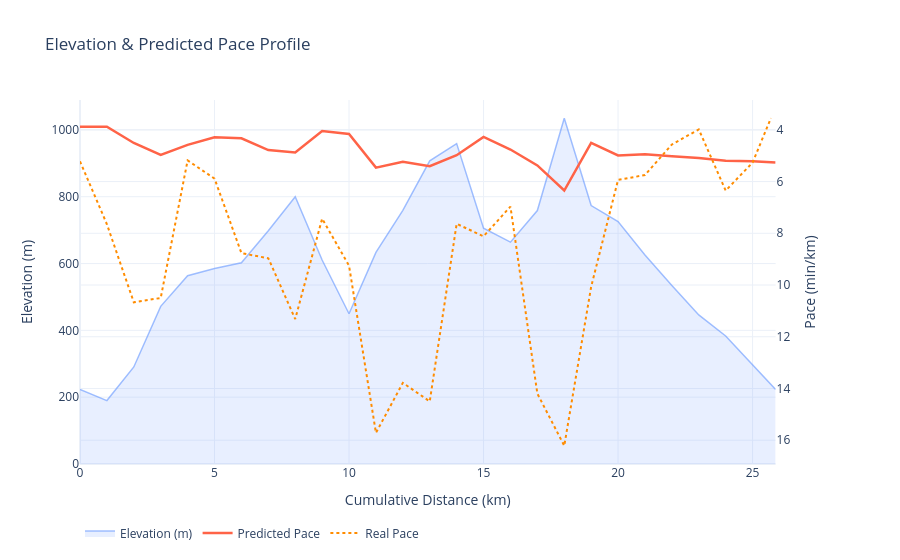

The notebook cell saved with this chart:
### Code cell
import plotly.graph_objects as go
import plotly.express as px
from plotly.subplots import make_subplots

fig = make_subplots(specs=[[{"secondary_y": True}]])

fig.add_trace(
    go.Scatter(
        x=splits["distance_km"], y=splits["elevation_m"],
        fill="tozeroy", fillcolor="rgba(100,150,255,0.15)",
        line=dict(color="rgba(100,150,255,0.6)", width=1.5),
        name="Elevation (m)",
        hovertemplate="%{y:.0f} m<extra></extra>",
    ),
    secondary_y=False,
)

splits["pace_fmt"]    = splits["predicted_pace"].apply(conv.min_to_chrono)

fig.add_trace(
    go.Scatter(
        x=splits["distance_km"], y=splits["predicted_pace"],
        line=dict(color="tomato", width=2.5),
        name="Predicted Pace",
        customdata=splits["pace_fmt"],
        hovertemplate="%{customdata} min/km<extra></extra>",
    ),
    secondary_y=True,
)
fig.add_trace(
    go.Scatter(
        x=df_temps_pierre["cum_dist"]-1, y=df_temps_pierre["pace"],
        line=dict(color="darkorange", width=2, dash="dot"),
        name="Real Pace",
        # customdata=df_temps_pierre["fatigue_fmt"],
        # hovertemplate="%{customdata} min/km<extra></extra>",
    ),
    secondary_y=True,
)

fig.update_layout(
    title="Elevation & Predicted Pace Profile",
    xaxis_title="Cumulative Distance (km)",
    hovermode="x unified",
    template="plotly_white",
    legend=dict(orientation="h", y=-0.15),
)
fig.update_yaxes(title_text="Elevation (m)",    secondary_y=False)
fig.update_yaxes(title_text="Pace (min/km)",    secondary_y=True,  autorange="reversed")

fig.show()
# fig.write_html("data/chart_elevation_pace.html", include_plotlyjs="cdn", full_html=False)
# print("✅ Embeddable div saved → data/chart_elevation_pace.html")

### Figure 1 — Plotly figure (JSON) as saved in the notebook; plotly's stock layout.template omitted (floating-point values rounded to 4 significant figures)
{"data": [{"fill": "tozeroy", "fillcolor": "rgba(100,150,255,0.15)", "hovertemplate": "%{y:.0f} m<extra></extra>", "line": {"color": "rgba(100,150,255,0.6)", "width": 1.5}, "name": "Elevation (m)", "type": "scatter", "x": [0.0, 1.0, 2.0, 3.0, 4.0, 5.0, 6.0, 7.0, 8.0, 9.0, 10.0, 11.0, 12.0, 13.0, 14.0, 15.0, 16.0, 17.0, 18.0, 19.0, 20.0, 21.0, 22.0, 23.0, 24.0, 25.0, 25.86], "xaxis": "x", "y": [223.2, 189.8, 290.5, 471.7, 563.4, 584.9, 602.1, 698.1, 799.7, 610.5, 449.7, 633.2, 759.3, 907.2, 959.0, 705.5, 664.0, 758.5, 1035.0, 773.5, 725.5, 625.3, 533.9, 446.2, 383.3, 296.5, 223.0], "yaxis": "y"}, {"customdata": ["3:53", "3:53", "4:30", "4:58", "4:35", "4:17", "4:20", "4:47", "4:52", "4:03", "4:10", "5:28", "5:14", "5:24", "4:59", "4:17", "4:46", "5:23", "6:21", "4:30", "4:59", "4:57", "5:01", "5:05", "5:12", "5:13", "5:16"], "hovertemplate": "%{customdata} min/km<extra></extra>", "line": {"color": "tomato", "width": 2.5}, "name": "Predicted Pace", "type": "scatter", "x": [0.0, 1.0, 2.0, 3.0, 4.0, 5.0, 6.0, 7.0, 8.0, 9.0, 10.0, 11.0, 12.0, 13.0, 14.0, 15.0, 16.0, 17.0, 18.0, 19.0, 20.0, 21.0, 22.0, 23.0, 24.0, 25.0, 25.86], "xaxis": "x", "y": [3.883, 3.876, 4.507, 4.97, 4.582, 4.291, 4.329, 4.783, 4.872, 4.045, 4.162, 5.461, 5.234, 5.403, 4.982, 4.276, 4.76, 5.376, 6.345, 4.5, 4.987, 4.943, 5.021, 5.088, 5.197, 5.21, 5.263], "yaxis": "y2"}, {"line": {"color": "darkorange", "dash": "dot", "width": 2}, "name": "Real Pace", "type": "scatter", "x": [0.0, 1.0, 2.0, 3.0, 4.0, 5.0, 6.0, 7.0, 8.0, 9.0, 10.0, 11.0, 12.0, 13.0, 14.0, 15.0, 16.0, 17.0, 18.0, 19.0, 20.0, 21.0, 22.0, 23.0, 24.0, 25.0, 25.68], "xaxis": "x", "y": [5.217, 7.65, 10.67, 10.5, 5.183, 5.883, 8.767, 8.967, 11.32, 7.433, 9.25, 15.72, 13.78, 14.5, 7.633, 8.117, 6.967, 14.2, 16.22, 10.07, 5.933, 5.75, 4.567, 3.983, 6.35, 5.267, 3.55], "yaxis": "y2"}], "layout": {"hovermode": "x unified", "legend": {"orientation": "h", "y": -0.15}, "title": {"text": "Elevation & Predicted Pace Profile"}, "xaxis": {"anchor": "y", "domain": [0, 0.94], "title": {"text": "Cumulative Distance (km)"}}, "yaxis": {"anchor": "x", "domain": [0, 1], "title": {"text": "Elevation (m)"}}, "yaxis2": {"anchor": "x", "autorange": "reversed", "overlaying": "y", "side": "right", "title": {"text": "Pace (min/km)"}}}}
